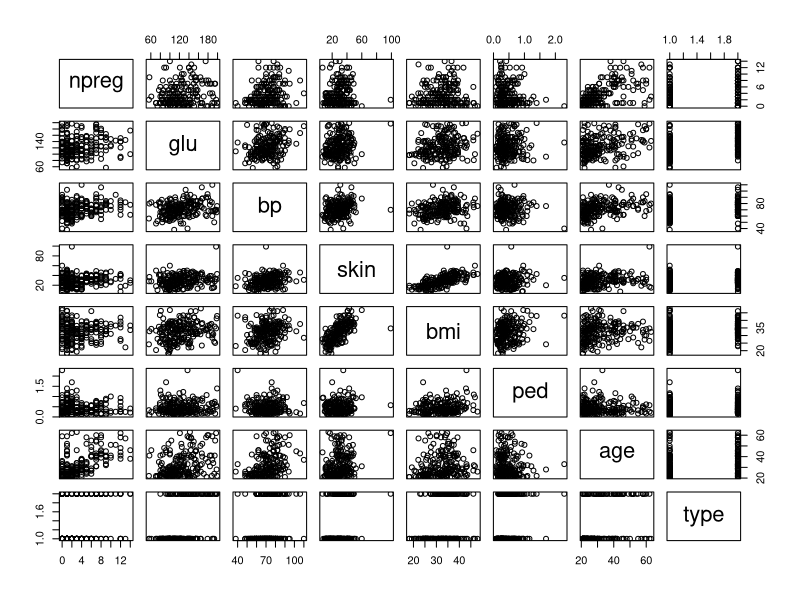
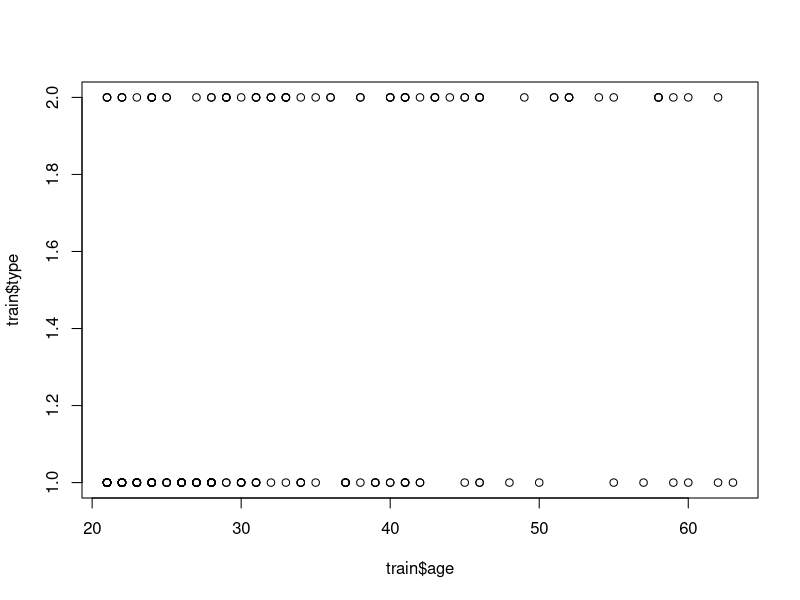
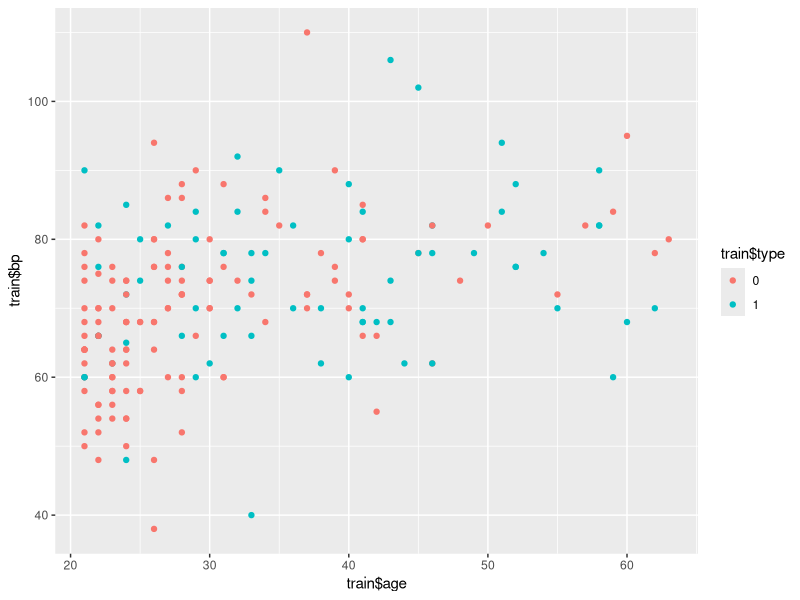

The R script that drew these images, in order:
install.packages('MASS')
library(MASS)
head(Pima.tr)
head(Pima.te)
train <- Pima.tr
test <- Pima.te

#converting yes no into 0 and 1 factor.
library(plyr)
train$type <- revalue(train$type, c("Yes"=1))
train$type <- revalue(train$type, c("No"=0))
str(train)
test$type <- revalue(test$type, c("Yes"=1))
test$type <- revalue(test$type, c("No"=0))
str(test)

pairs(train, colors = train$type)
plot(train$age,train$type)

library(ggplot2)
ggplot(train, aes(x=train$age, y=train$bp, color=train$type)) + geom_point()


library(caTools)

#model building glm used for logistic regression
classifier<-glm(formula = train$type~ train$age+train$bmi,family = binomial(),data = train)
summary(classifier)


#probablity of diabetes
test<-test[1:200,]
prob_pred <- predict(classifier,type = 'response',newdata = test[-8])
#if prob is higher than 0. 5 consider that as diabetic = yes
y_pred<-ifelse(prob_pred>0.5,1,0)

#What does the model fitted in exercise 3 predict in terms
#of probability for someone age 35 with bmi of 32, what about bmi of 22?

check<- predict(classifier, type = "response",newdata = data.frame(bmi = c(32, 22), age = 35))
#confusion matrix
cm<-table(test[,8],y_pred>0.5)
cm

# Prediction accuracy
sum(diag(cm)) / sum(cm) 
